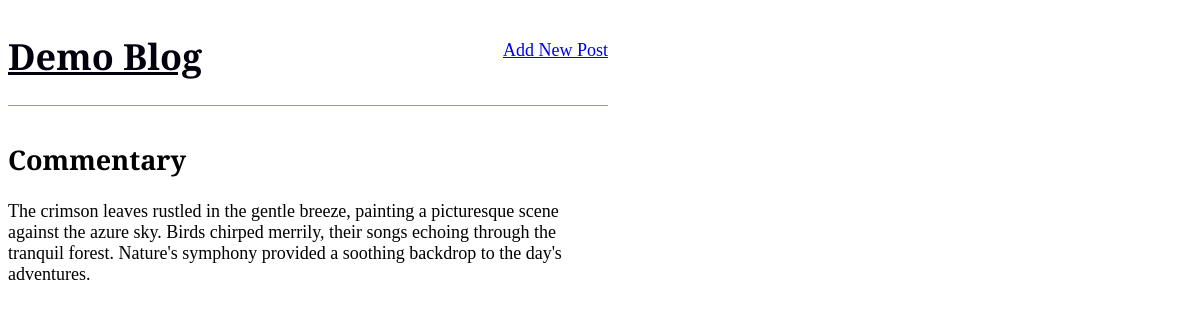
The app's page /post/1/ with its own data.
### demo/models.py (models this page shows, shortened)
class Post(models.Model):
    title = models.CharField(max_length=200)
    author = models.ForeignKey(
        "auth.User",
        on_delete=models.CASCADE,
    )
    body = models.TextField()

### demo/views.py (the view)
# urls.py: path("post/<int:pk>/", DemoPageView.as_view(), name="post_detail"),
class DemoPageView(DetailView):
    model = Post
    template_name = "post_details.html"

### templates/post_details.html
{% extends 'base.html' %}
{% block content %}
<div class="post-entry">
    <h2>{{ object.title }}</h2>
    <p>{{ object.body }}</p>
</div>
{% endblock content %}

### static/css/base.css (style rules this page uses)
body { font-family: 'Playfair Display', serif; font-size: 18px; max-width: 50%; }
.post-entry { margin-bottom: 2rem; }
.post-entry p { margin: 0; font-weight: 400; }

### records on screen
Post: title "Commentary", body "The crimson leaves rustled in the gentle breeze, painting a picturesque scene against the azure sky. Birds chirped merrily, their songs echoing through the tranquil forest. Nature's symphony provided a soothing backdrop to the day's adventures."
